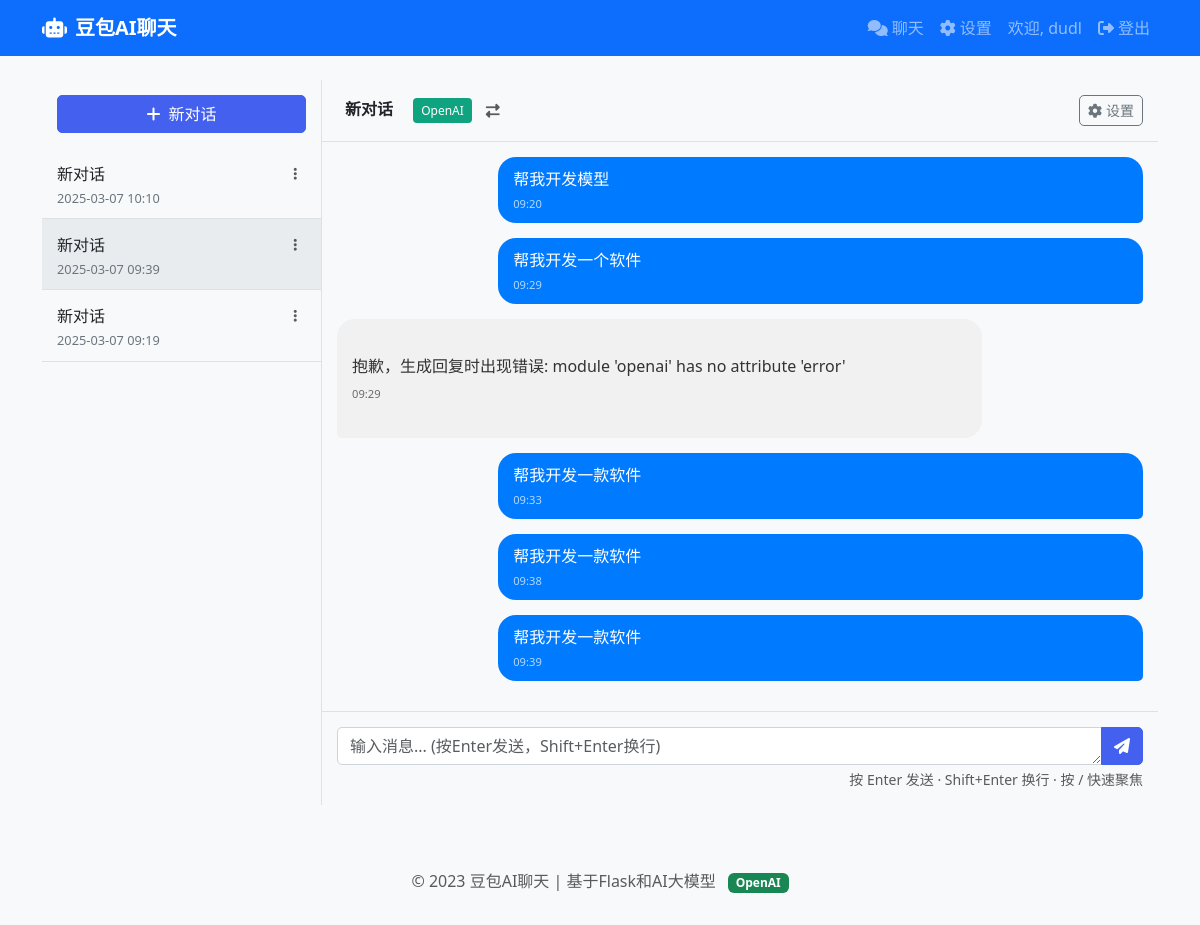
Screenshot of /chat/?chat_id=4 (signed in) with the database file from the repository.
### app/models/user.py (models this page shows, shortened)
class User(UserMixin, db.Model):
    __tablename__ = 'users'
    id = db.Column(db.Integer, primary_key=True)
    username = db.Column(db.String(64), unique=True, index=True, nullable=False)
    email = db.Column(db.String(120), unique=True, index=True, nullable=False)
    password_hash = db.Column(db.String(128), nullable=False)
    created_at = db.Column(db.DateTime, default=datetime.utcnow)
    last_login = db.Column(db.DateTime, default=datetime.utcnow)
    chats = db.relationship('Chat', backref='user', lazy='dynamic', cascade='all, delete-orphan')
    @property
    def password(self):
        """Prevent password from being accessed."""
        raise AttributeError('password is not a readable attribute')

### app/models/chat.py (models this page shows, shortened)
class Chat(db.Model):
    __tablename__ = 'chats'
    id = db.Column(db.Integer, primary_key=True)
    title = db.Column(db.String(100), nullable=False, default='新对话')
    user_id = db.Column(db.Integer, db.ForeignKey('users.id'), nullable=False)
    created_at = db.Column(db.DateTime, default=datetime.utcnow)
    updated_at = db.Column(db.DateTime, default=datetime.utcnow, onupdate=datetime.utcnow)
    messages = db.relationship('Message', backref='chat', lazy='dynamic', cascade='all, delete-orphan')

class Message(db.Model):
    __tablename__ = 'messages'
    id = db.Column(db.Integer, primary_key=True)
    chat_id = db.Column(db.Integer, db.ForeignKey('chats.id'), nullable=False)
    role = db.Column(db.String(10), nullable=False)  # 'user' or 'assistant'
    content = db.Column(db.Text, nullable=False)
    created_at = db.Column(db.DateTime, default=datetime.utcnow)

### app/routes/chat.py (the view)
@chat_bp.route('/')
@login_required
def index():
    chats = Chat.query.filter_by(user_id=current_user.id).order_by(Chat.updated_at.desc()).all()
    active_chat_id = request.args.get('chat_id')
    active_chat = None
    if active_chat_id:
        active_chat = Chat.query.filter_by(id=active_chat_id, user_id=current_user.id).first()
    if not active_chat and chats:
        active_chat = chats[0]
    if not active_chat:
        active_chat = Chat(user_id=current_user.id)
        db.session.add(active_chat)
        db.session.commit()
        chats = [active_chat]
    messages = Message.query.filter_by(chat_id=active_chat.id).order_by(Message.created_at).all()
    current_model = current_app.config.get('AI_MODEL_TYPE', 'openai')
    custom_model_id = current_app.config.get('CUSTOM_MODEL_ID', '')
    custom_model = None
    custom_models = []
    if current_model == 'custom' and custom_model_id:
        from app.models.custom_model import CustomModel
        custom_model = CustomModel.query.filter_by(id=custom_model_id, user_id=current_user.id).first()
        custom_models = CustomModel.query.filter_by(user_id=current_user.id, is_active=True).all()
    else:
        from app.models.custom_model import CustomModel
        custom_models = CustomModel.query.filter_by(user_id=current_user.id, is_active=True).all()
    return render_template('chat.html',
                          title='个人AI聊天',
                          chats=chats,
                          active_chat=active_chat,
                          messages=messages,
                          current_model=current_model,
                          custom_model=custom_model,
                          custom_model_id=custom_model_id,
                          custom_models=custom_models)

### app/models/user.py (called while the page is built)
@login_manager.user_loader
def load_user(user_id):
    return User.query.get(int(user_id))

### app/templates/chat.html (shortened to what this page needs)
{% extends "base.html" %}
{% block content %}
<div class="chat-container">
    <div class="chat-sidebar" id="chatSidebar">
        <div class="d-grid gap-2 new-chat-btn">
            <button class="btn btn-primary" id="newChatBtn">
                <i class="fas fa-plus me-2"></i>新对话
            </button>
        </div>
        <div class="chat-list">
            {% for chat in chats %}
            <div class="chat-item {% if chat.id == active_chat.id %}active{% endif %}" data-chat-id="{{ chat.id }}">
                <div class="d-flex justify-content-between align-items-center">
                    <div class="chat-item-title">{{ chat.title }}</div>
                    <div class="dropdown">
                        <button class="btn btn-sm btn-link text-muted chat-options" data-bs-toggle="dropdown">
                            <i class="fas fa-ellipsis-v"></i>
                        </button>
                    </div>
                </div>
                <div class="chat-item-time">{{ chat.updated_at.strftime('%Y-%m-%d %H:%M') }}</div>
            </div>
            {% endfor %}
        </div>
    </div>
    <div class="chat-main">
        <div class="chat-header d-flex justify-content-between align-items-center">
            <div>
                <span class="ms-2 fw-bold">{{ active_chat.title }}</span>
                <div class="d-inline-block model-switcher">
                    {% if current_model == 'deepseek' %}
                    <span class="model-badge model-badge-deepseek">DeepSeek</span>
                    {% elif current_model == 'siliconflow' %}
                    <span class="model-badge model-badge-siliconflow">硅谷流动</span>
                    {% elif current_model == 'custom' %}
                    <span class="model-badge model-badge-custom">{{ custom_model.display_name }}</span>
                    {% else %}
                    <span class="model-badge model-badge-openai">OpenAI</span>
                    {% endif %}
                    <button class="btn btn-sm btn-link text-muted model-switch-btn" data-bs-toggle="dropdown" aria-expanded="false">
                        <i class="fas fa-exchange-alt"></i>
                    </button>
                </div>
            </div>
            <div>
                <a href="{{ url_for('chat.settings') }}" class="btn btn-sm btn-outline-secondary">
                    <i class="fas fa-cog me-1"></i>设置
                </a>
            </div>
        </div>
        <div class="chat-messages" id="chatMessages">
            {% if messages %}
                {% for message in messages %}
                <div class="chat-bubble {% if message.role == 'user' %}user-message{% else %}assistant-message{% endif %}">
                    {{ message.content|safe }}
                    <div class="message-time">{{ message.created_at.strftime('%H:%M') }}</div>
                </div>
                {% endfor %}
            {% endif %}
        </div>
        <div class="chat-input">
            <form id="messageForm" data-chat-id="{{ active_chat.id }}">
                <div class="input-group">
                    <textarea class="form-control" id="messageInput" rows="1" placeholder="输入消息... (按Enter发送，Shift+Enter换行)" required></textarea>
                    <button class="btn btn-primary" type="submit">
                        <i class="fas fa-paper-plane"></i>
                    </button>
                </div>
                <div class="form-text text-end small mt-1">
                    <span class="text-muted">按 Enter 发送 · Shift+Enter 换行 · 按 / 快速聚焦</span>
                </div>
            </form>
        </div>
    </div>
</div>
{% endblock %}

### app/templates/base.html (shortened to what this page needs)
<!DOCTYPE html>
<html lang="zh-CN">
<head>
    <link href="https://cdn.jsdelivr.net/npm/bootstrap@5.3.0/dist/css/bootstrap.min.css" rel="stylesheet">
    <link rel="stylesheet" href="https://cdnjs.cloudflare.com/ajax/libs/font-awesome/6.4.0/css/all.min.css">
    <link rel="stylesheet" href="{{ url_for('static', filename='css/style.css') }}">
</head>
<body>
    <nav class="navbar navbar-expand-lg navbar-dark bg-primary">
        <div class="container">
            <a class="navbar-brand" href="{{ url_for('chat.index') }}">
                <i class="fas fa-robot me-2"></i>豆包AI聊天
            </a>
            <div class="collapse navbar-collapse" id="navbarNav">
                <ul class="navbar-nav ms-auto">
                    {% if current_user.is_authenticated %}
                    <li class="nav-item">
                        <a class="nav-link" href="{{ url_for('chat.index') }}">
                            <i class="fas fa-comments me-1"></i>聊天
                        </a>
                    </li>
                    <li class="nav-item">
                        <a class="nav-link" href="{{ url_for('chat.settings') }}">
                            <i class="fas fa-cog me-1"></i>设置
                        </a>
                    </li>
                    <li class="nav-item">
                        <span class="nav-link">欢迎, {{ current_user.username }}</span>
                    </li>
                    <li class="nav-item">
                        <a class="nav-link" href="{{ url_for('auth.logout') }}">
                            <i class="fas fa-sign-out-alt me-1"></i>登出
                        </a>
                    </li>
                    {% endif %}
                </ul>
            </div>
        </div>
    </nav>
    <div class="container mt-4">
        {% block content %}{% endblock %}
    </div>
    <footer class="footer mt-5 py-3 bg-light">
        <div class="container text-center">
            <span class="text-muted">© 2023 豆包AI聊天 | 基于Flask和AI大模型</span>
            {% if current_model == 'deepseek' %}
            <span class="badge bg-primary ms-2">DeepSeek</span>
            {% elif current_model == 'siliconflow' %}
            <span class="badge bg-danger ms-2">硅谷流动</span>
            {% else %}
            <span class="badge bg-success ms-2">OpenAI</span>
            {% endif %}
        </div>
    </footer>
</body>
</html>

### app/static/css/style.css (style rules this page uses)
body { font-family: 'Segoe UI', Tahoma, Geneva, Verdana, sans-serif; background-color: #f8f9fa; }
.navbar-brand { font-weight: 600; }
.btn { border-radius: 5px; font-weight: 500; }
.btn-primary { background-color: #4361ee; border-color: #4361ee; }
.form-control { border-radius: 5px; border: 1px solid #ced4da; }
.footer { margin-top: auto; }
.assistant-message { line-height: 1.6; }

### app/templates/chat.html (style rules this page uses)
.chat-container { height: calc(100vh - 200px); display: flex; }
.chat-sidebar { width: 280px; border-right: 1px solid #dee2e6; overflow-y: auto; }
.chat-main { flex: 1; display: flex; flex-direction: column; }
.chat-header { padding: 15px; border-bottom: 1px solid #dee2e6; }
.chat-messages { flex: 1; overflow-y: auto; padding: 15px; }
.chat-input { padding: 15px; border-top: 1px solid #dee2e6; }
.chat-bubble { max-width: 80%; margin-bottom: 15px; padding: 10px 15px; border-radius: 18px; position: relative; }
.user-message { background-color: #007bff; color: white; margin-left: auto; border-bottom-right-radius: 5px; }
.assistant-message { background-color: #f1f1f1; color: #333; margin-right: auto; border-bottom-left-radius: 5px; }
.chat-item { padding: 10px 15px; border-bottom: 1px solid #dee2e6; cursor: pointer; }
.chat-item.active { background-color: #e9ecef; }
.chat-item-title { font-weight: 500; white-space: nowrap; overflow: hidden; text-overflow: ellipsis; }
.chat-item-time { font-size: 0.8rem; color: #6c757d; }
.new-chat-btn { margin: 15px; }
.message-time { font-size: 0.7rem; margin-top: 5px; opacity: 0.7; }
.model-badge { font-size: 0.75rem; padding: 0.25rem 0.5rem; border-radius: 0.25rem; margin-left: 0.5rem; }
.model-badge-openai { background-color: #10a37f; color: white; }
.model-switcher { position: relative; margin-left: 0.5rem; }
.model-switch-btn { padding: 0.1rem 0.3rem; margin-left: 0.25rem; border-radius: 0.25rem; color: #6c757d; }
.assistant-message { line-height: 1.6; }

### rows the page displays
User: username "dudl"
Chat: title "新对话", updated_at "2025-03-07 10:10"
Chat: title "新对话", updated_at "2025-03-07 09:39"
Chat: title "新对话", updated_at "2025-03-07 09:19"
Message: content "帮我开发模型", created_at "09:20"
Message: content "帮我开发一个软件", created_at "09:29"
Message: content "抱歉，生成回复时出现错误: module 'openai' has no attribute 'error'", created_at "09:29"
Message: content "帮我开发一款软件", created_at "09:33"
Message: content "帮我开发一款软件", created_at "09:38"
Message: content "帮我开发一款软件", created_at "09:39"
